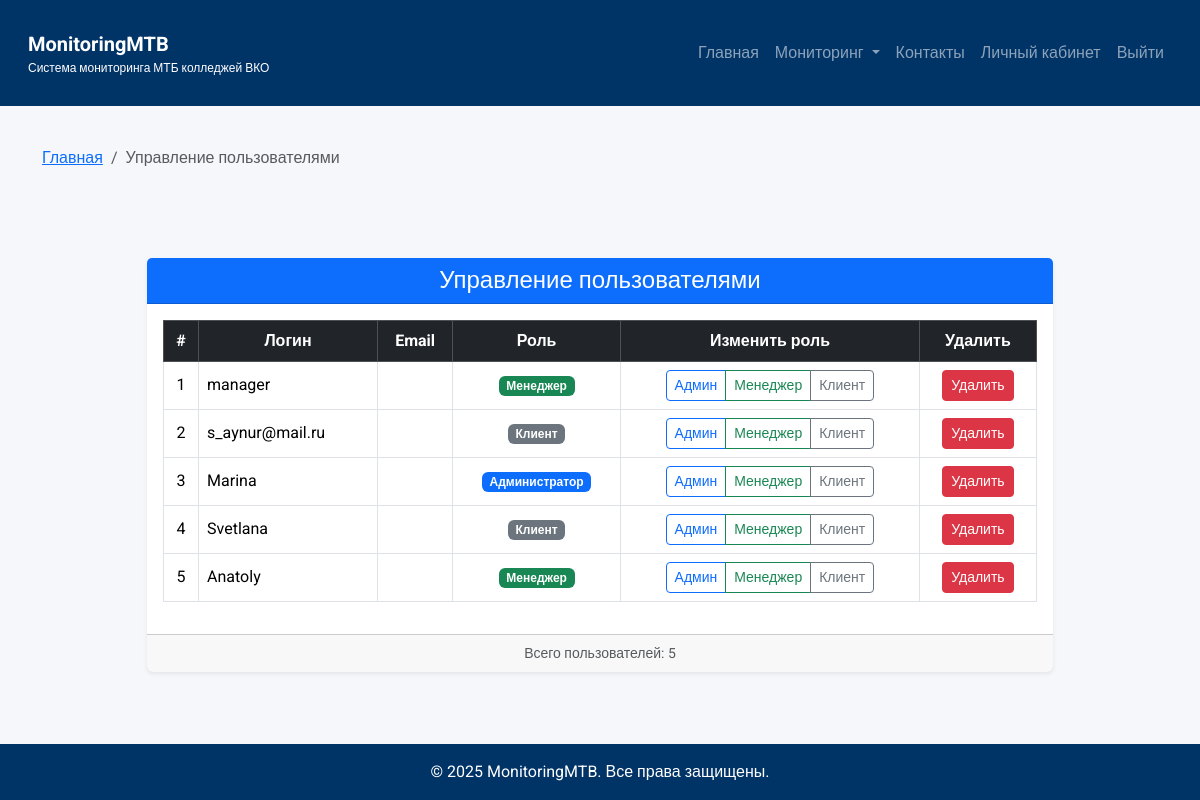
Screenshot of /manage_users/ (signed in) with the database file from the repository.
### colleges/models.py (models this page shows, shortened)
class CustomUser(AbstractUser):
    ROLE_CHOICES = [
        ('admin', 'Администратор'),
        ('manager', 'Менеджер'),
        ('client', 'Клиент'),
    ]
    role = models.CharField(max_length=20, choices=ROLE_CHOICES, default='client')

### colleges/utils.py (the view)
    def wrapper(request, *args, **kwargs):
        if request.user.is_authenticated and request.user.role == 'admin':
            return view_func(request, *args, **kwargs)
        else:
            return redirect('profile')

### colleges/utils.py (called while the page is built)
def admin_required(view_func):
    def wrapper(request, *args, **kwargs):
        if request.user.is_authenticated and request.user.role == 'admin':
            return view_func(request, *args, **kwargs)
        else:
            return redirect('profile')
    return wrapper

### colleges/views.py (called while the page is built)
@admin_required
def manage_users(request):
    role = request.GET.get('role')
    query = request.GET.get('q')
    users = CustomUser.objects.exclude(id=request.user.id)
    if role:
        users = users.filter(role=role)
    if query:
        users = users.filter(username__icontains=query) | users.filter(email__icontains=query)
    return render(request, 'manage_users.html', {
        'users': users,
        'page_title': 'Управление пользователями'
    })

### templates/manage_users.html
{% extends 'base.html' %}
{% block content %}
<div class="container my-5">
    <div class="row justify-content-center">
        <div class="col-lg-10">
            <div class="card shadow-sm border-0">
                <div class="card-header bg-primary text-white text-center">
                    <h4 class="mb-0">Управление пользователями</h4>
                </div>
                <div class="card-body">
                    {% if users %}
                    <div class="table-responsive">
                        <table class="table table-bordered align-middle table-hover">
                            <thead class="table-dark">
                                <tr class="text-center">
                                    <th>#</th>
                                    <th>Логин</th>
                                    <th>Email</th>
                                    <th>Роль</th>
                                    <th>Изменить роль</th>
                                    <th>Удалить</th>
                                </tr>
                            </thead>
                            <tbody>
                                {% for user in users %}
                                <tr>
                                    <td class="text-center">{{ forloop.counter }}</td>
                                    <td>{{ user.username }}</td>
                                    <td>{{ user.email }}</td>
                                    <td class="text-center">
                                        {% if user.role == 'admin' %}
                                            <span class="badge bg-primary">Администратор</span>
                                        {% elif user.role == 'manager' %}
                                            <span class="badge bg-success">Менеджер</span>
                                        {% elif user.role == 'client' %}
                                            <span class="badge bg-secondary">Клиент</span>
                                        {% endif %}
                                    </td>
                                    <td class="text-center">
                                        <div class="btn-group" role="group">
                                            <a href="{% url 'change_user_role' user.id 'admin' %}" class="btn btn-sm btn-outline-primary">Админ</a>
                                            <a href="{% url 'change_user_role' user.id 'manager' %}" class="btn btn-sm btn-outline-success">Менеджер</a>
                                            <a href="{% url 'change_user_role' user.id 'client' %}" class="btn btn-sm btn-outline-secondary">Клиент</a>
                                        </div>
                                    </td>
                                    <td class="text-center">
                                        <a href="{% url 'delete_user' user.id %}" class="btn btn-sm btn-danger" onclick="return confirm('Удалить пользователя?');">Удалить</a>
                                    </td>
                                </tr>
                                {% endfor %}
                            </tbody>
                        </table>
                    </div>
                    {% else %}
                        <div class="alert alert-info text-center" role="alert">
                            Пользователи не найдены.
                        </div>
                    {% endif %}
                </div>
                <div class="card-footer text-muted text-center small">
                    Всего пользователей: {{ users|length }}
                </div>
            </div>
        </div>
    </div>
</div>
{% endblock %}

### templates/base.html (style rules this page uses)
body { font-family: 'Roboto', sans-serif; background-color: #F5F7FA; color: #333; }

### rows the page displays
CustomUser: username "manager", role "Менеджер"
CustomUser: username "s_aynur@mail.ru", role "Клиент"
CustomUser: username "Marina", role "Администратор"
CustomUser: username "Svetlana", role "Клиент"
CustomUser: username "Anatoly", role "Менеджер"

### other values shown
{{ page_title }} "Управление пользователями"
{{ users|length }} "5"
